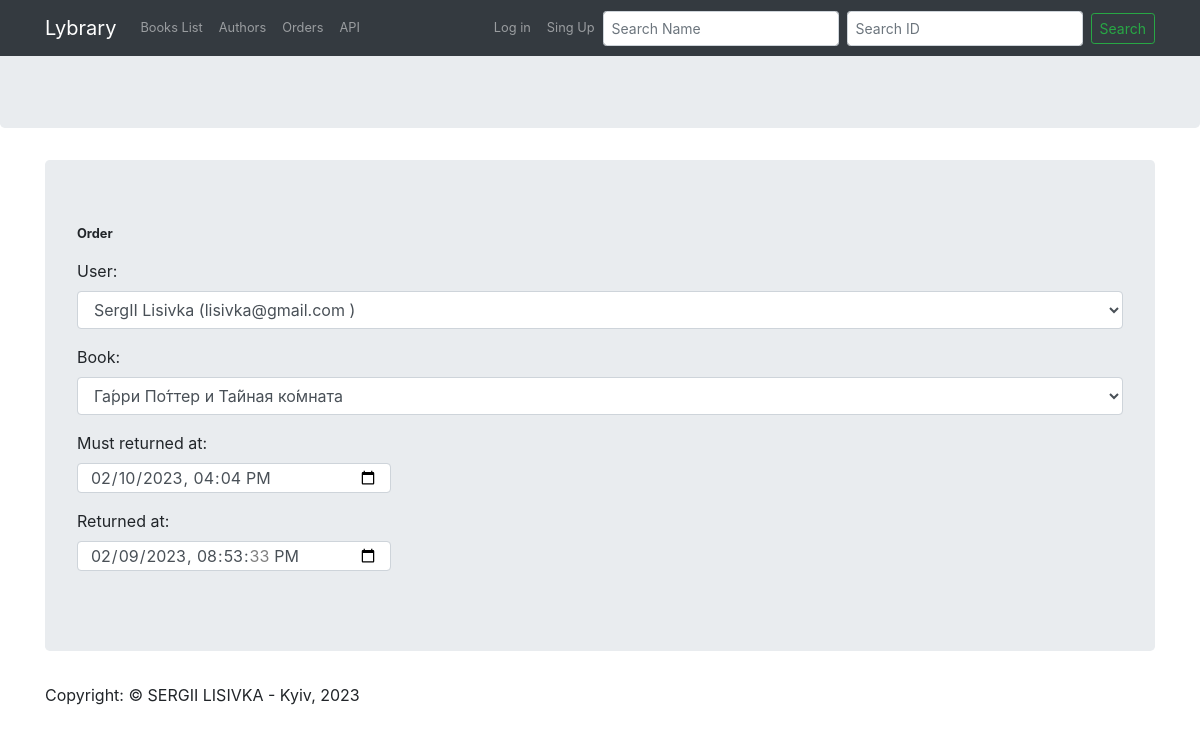
The page /orders/add_order/1/ on the database its author committed.
### library/order/models.py (models this page shows, shortened)
class Order(models.Model):
    id = models.AutoField(primary_key=True)
    book = models.ForeignKey(Book, on_delete=models.CASCADE, default=None)
    user = models.ForeignKey(CustomUser, on_delete=models.CASCADE, default=None)
    created_at = models.DateTimeField(auto_now_add=True)
    end_at = models.DateTimeField(default=None, null=True, blank=True)
    plated_end_at = models.DateTimeField(default=None)

### library/order/views.py (the view, shortened to what this page needs)
# urls.py: path('add_order/<int:order_id>/', views.add_order, name='add_order'),
def add_order(request, order_id=0):
    if request.method == 'GET':
        if order_id == 0:
            form = OrderForm()
        else:
            order = Order.objects.get(pk=order_id)
            form = OrderForm(instance=order)
        return render(request, 'order/add_order.html', {'form': form})

### library/order/forms.py
class OrderForm(forms.ModelForm):
    user = CustomUserField(queryset=CustomUser.objects.all(),
        widget=forms.Select(attrs={'class': 'form-control select-input'})
    )
    book = CustomBookField(queryset=Book.objects.all(),
        widget=forms.Select(attrs={'class': 'form-control select-input'})
    )
    class Meta:
        model = Order
        fields = ("user", "book", "plated_end_at", "end_at", )
        widgets = {
            'end_at': forms.DateTimeInput(format='%Y-%m-%dT%H:%M:%S', attrs={'type': 'datetime-local', 'class': 'form-control'}),
            'plated_end_at': forms.DateTimeInput(format='%Y-%m-%dT%H:%M:%S', attrs={'type': 'datetime-local', 'class': 'form-control'}),
        }
        labels = {
            'user': "user",
            'book': "book",
            'end_at': "Returned at",
            'plated_end_at': "Must returned at"
        }

### library/order/forms.py (called while the page is built)
    def label_from_instance(self, member):
        return f"{member.first_name} {member.last_name} ({member.email} )"

    def label_from_instance(self, member):
        return "%s" % member.name

### library/templates/order/add_order.html (shortened to what this page needs)
{% extends 'layout/base.html' %}
{% block content %}
{% include  'layout/button_new.html' %}
<div class="container">
    <div id="logo" class="jumbotron">
        <form action="" method='post' enctype="multipart/form-data" autocomplete="off">
            <small><b><p>Order</p></b></small>
            {% for field in form %}
            <div class="form-group">
                {{ field.label_tag }}{{ field }}
            </div>
            {% endfor %}
        </form>
    </div>
</div>
{% endblock %}

### library/templates/order/add_order.html (style rules this page uses)
.form-group input { width: 30%; height: 30px; }

### rows shown on the page
Order: form "SergII Lisivka (lisivka@gmail.com )" "Га́рри По́ттер и Та́йная ко́мната" "02/10/2023 16:04" "02/09/2023 20:53:33"

### other values the page prints
{{ field.label_tag }} "User:" "Book:" "Must returned at:" "Returned at:"
